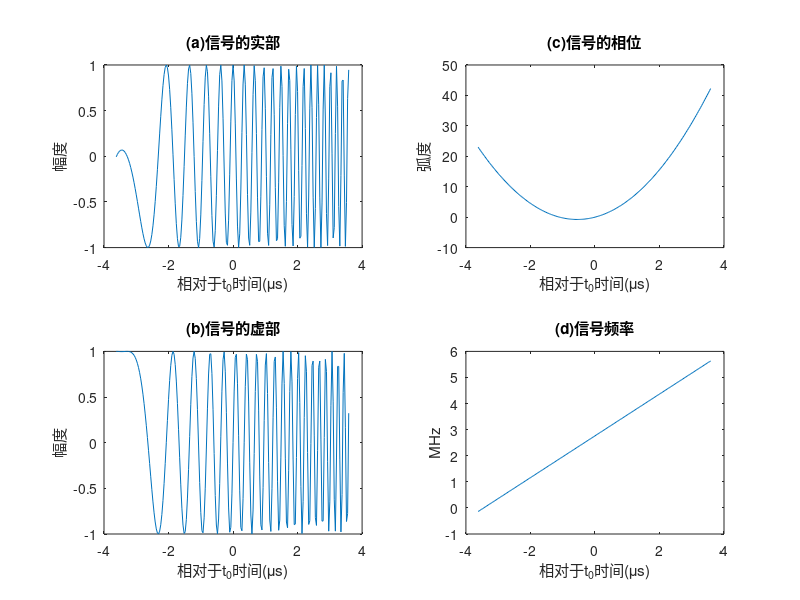
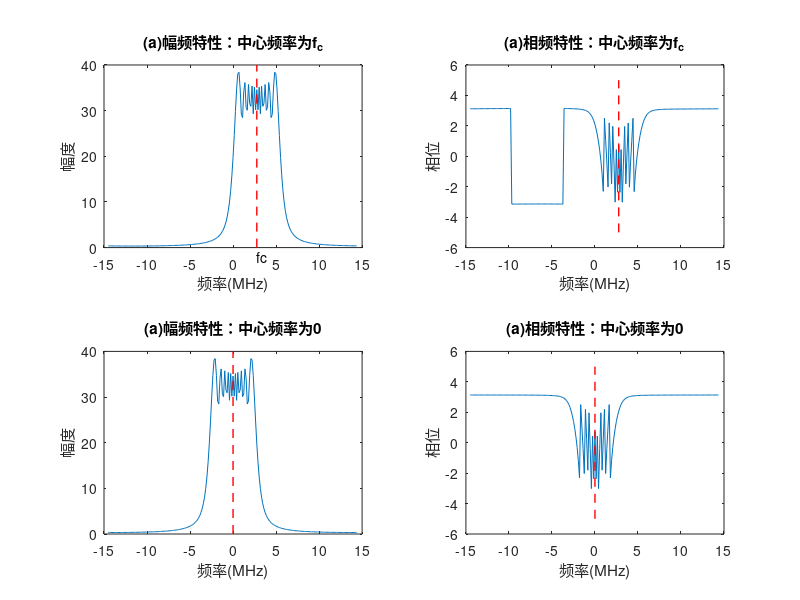
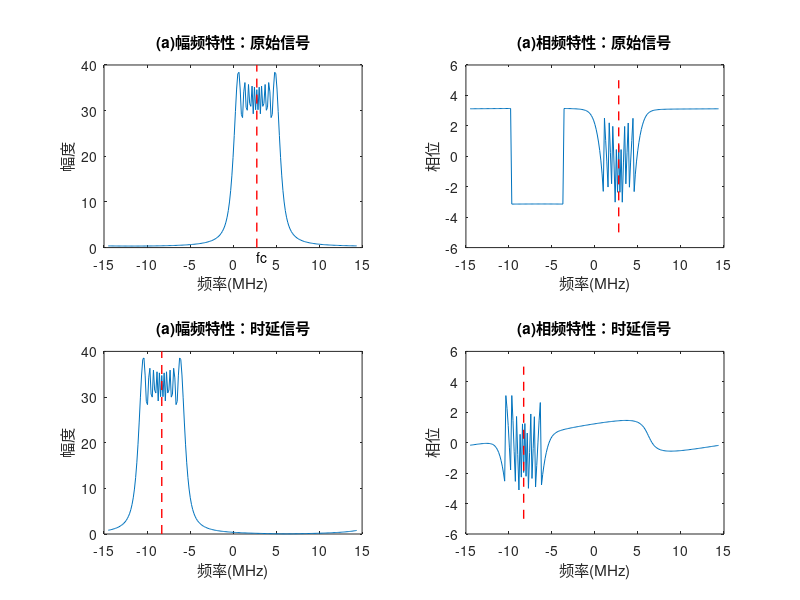
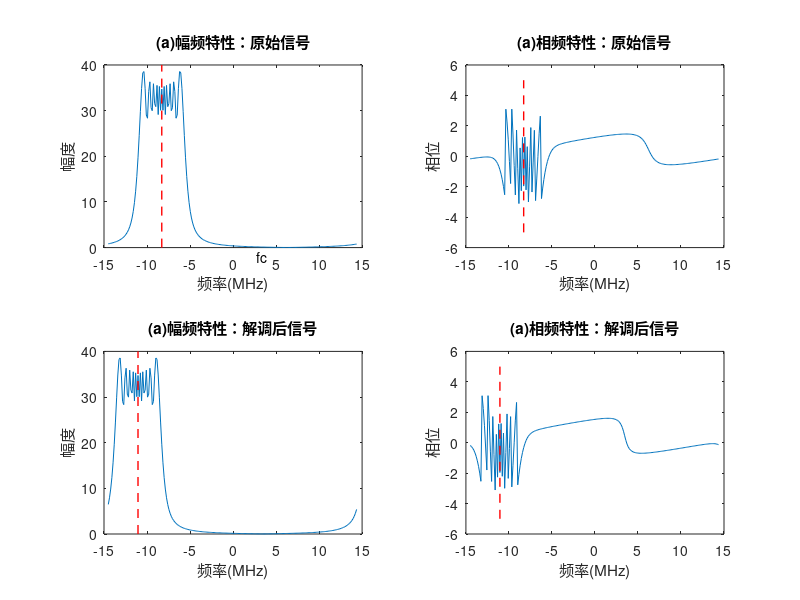

MATLAB code to generate these figures, in order: (Note: this script raises an error after producing the figures.)
close all;clear all;clc

C = 3e8;                    % 光速
fc = 2.7619e6;              % 中心频率 fc = 20/N*Fs=2.7619e6;
T = 7.24e-6;                % 信号持续时间
B = 5.8e6;                  % 信号带宽
K = B/T;                    % 调频率
ratio = 5;                  % 过采样率
Fs = ratio*B;               % 采样频率
dt = 1/Fs;                  % 采样间隔
N = ceil(T/dt);             % 采样点数
t = ((0:N-1)-N/2)/N*T;      % 时间轴
f = ((0:N-1)-N/2)/N*Fs;     % 频率轴
st1 = exp(1i*2*pi*(fc*t+1/2*K*t.^2));     % 生成信号
st2 = exp(1i*pi*K*t.^2);     % 生成信号

figure,set(gcf,'Color','w');
subplot(2,2,1),plot(t*1e6,real(st1));
title('(a)信号的实部'),xlabel('相对于t_{0}时间(\mus)'),ylabel('幅度');
subplot(2,2,2),plot(t*1e6,fc*t+pi*K*t.^2);
title('(c)信号的相位'),xlabel('相对于t_{0}时间(\mus)'),ylabel('弧度');
subplot(2,2,3),plot(t*1e6,imag(st1));
title('(b)信号的虚部'),xlabel('相对于t_{0}时间(\mus)'),ylabel('幅度');
subplot(2,2,4),plot(t*1e6,(fc+K*t)*1e-6);
title('(d)信号频率'),xlabel('相对于t_{0}时间(\mus)'),ylabel('MHz');

%% 中心频率对频谱的影响
sf1 = fftshift(fft(st1,[],2),2);           % 对st1做傅里叶变换并将零频搬移至中心 
sf2 = fftshift(fft(st2,[],2),2);

figure,set(gcf,'Color','w');
subplot(2,2,1),plot(f*1e-6,abs(sf1));
line([fc*1e-6,fc*1e-6],[0 40],'linestyle','--','Color','r', 'LineWidth', 1);
text(fc*1e-6,-2,'fc')
title('(a)幅频特性：中心频率为f_{c}'),xlabel('频率(MHz)'),ylabel('幅度');
subplot(2,2,2),plot(f*1e-6,angle(sf1));
line([fc*1e-6,fc*1e-6],[-5 5],'linestyle','--','Color','r', 'LineWidth', 1);
title('(a)相频特性：中心频率为f_{c}'),xlabel('频率(MHz)'),ylabel('相位');
subplot(2,2,3),plot(f*1e-6,abs(sf2));
line([0,0],[0 40],'linestyle','--','Color','r', 'LineWidth', 1);
title('(a)幅频特性：中心频率为0'),xlabel('频率(MHz)'),ylabel('幅度');
subplot(2,2,4),plot(f*1e-6,angle(sf2));
line([0,0],[-5 5],'linestyle','--','Color','r', 'LineWidth', 1);
title('(a)相频特性：中心频率为0'),xlabel('频率(MHz)'),ylabel('相位');

%% 时移对频谱的影响
tau =2500/N*T;                                        % 时延tau=3.4476 us
fc_tau = fc-K*tau+(ceil((fc-K*tau)/(-Fs)-1/2))*Fs;     % 时延后的中心频率

st3 = exp(1i*2*pi*(fc*t+1/2*K*t.^2));                 % 原始信号                                                                        
st4 = exp(1i*2*pi*(fc*(t-tau)+1/2*K*(t-tau).^2));     % 时延信号

sf3 = fftshift(fft(st3,[],2),2);
sf4 = fftshift(fft(st4,[],2),2);

figure,set(gcf,'Color','w');
subplot(2,2,1),plot(f*1e-6,abs(sf3));
line([fc*1e-6,fc*1e-6],[0 40],'linestyle','--','Color','r', 'LineWidth', 1);
text(fc*1e-6,-2,'fc')
title('(a)幅频特性：原始信号'),xlabel('频率(MHz)'),ylabel('幅度');
subplot(2,2,2),plot(f*1e-6,angle(sf3));
line([fc*1e-6,fc*1e-6],[-5 5],'linestyle','--','Color','r', 'LineWidth', 1);
title('(a)相频特性：原始信号'),xlabel('频率(MHz)'),ylabel('相位');
subplot(2,2,3),plot(f*1e-6,abs(sf4));
line([fc_tau*1e-6,fc_tau*1e-6],[0 40],'linestyle','--','Color','r', 'LineWidth', 1);
title('(a)幅频特性：时延信号'),xlabel('频率(MHz)'),ylabel('幅度');
subplot(2,2,4),plot(f*1e-6,angle(sf4));
line([(fc_tau)*1e-6,fc_tau*1e-6],[-5 5],'linestyle','--','Color','r', 'LineWidth', 1);
title('(a)相频特性：时延信号'),xlabel('频率(MHz)'),ylabel('相位');

%% 解调对频谱的影响 

tau =2500/N*T;                                         % 时延tau=3.4476 us
fc_tau = fc-K*tau+(ceil((fc-K*tau)/(-Fs)-1/2))*Fs;     % 时延后的中心频率
fc_jt = -K*tau+(ceil((-K*tau)/(-Fs)-1/2))*Fs;          % 时延后的中心频率

st5 = exp(1i*2*pi*(fc*(t-tau)+1/2*K*(t-tau).^2));      % 原始信号  
st6 = exp(1i*2*pi*(fc*(-tau)+1/2*K*(t-tau).^2));       % 解调后信号

sf5 = fftshift(fft(st5,[],2),2);          
sf6 = fftshift(fft(st6,[],2),2);

figure,set(gcf,'Color','w');
subplot(2,2,1),plot(f*1e-6,abs(sf5));
line([fc_tau*1e-6,fc_tau*1e-6],[0 40],'linestyle','--','Color','r', 'LineWidth', 1);
text(fc*1e-6,-2,'fc')
title('(a)幅频特性：原始信号'),xlabel('频率(MHz)'),ylabel('幅度');
subplot(2,2,2),plot(f*1e-6,angle(sf5));
line([fc_tau*1e-6,fc_tau*1e-6],[-5 5],'linestyle','--','Color','r', 'LineWidth', 1);
title('(a)相频特性：原始信号'),xlabel('频率(MHz)'),ylabel('相位');
subplot(2,2,3),plot(f*1e-6,abs(sf6));
line([fc_jt*1e-6,fc_jt*1e-6],[0 40],'linestyle','--','Color','r', 'LineWidth', 1);
title('(a)幅频特性：解调后信号'),xlabel('频率(MHz)'),ylabel('幅度');
subplot(2,2,4),plot(f*1e-6,angle(sf6));
line([(fc_jt)*1e-6,fc_jt*1e-6],[-5 5],'linestyle','--','Color','r', 'LineWidth', 1);
title('(a)相频特性：解调后信号'),xlabel('频率(MHz)'),ylabel('相位');


%% 脉冲压缩 -- 匹配滤波
tau =150/N*T;   
st7 = exp(1i*2*pi*(fc*(t-tau)+1/2*K*(t-tau).^2));         % 基本信号
st8 = [zeros(1,N/2),st7,zeros(1,N/2)];                    % 补零信号
Nfft = 2*N; 
f_h = ((0:Nfft-1)-Nfft/2)/Nfft*Fs;

Sf = fftshift(fft(st8,[],2),2);                           % 实际信号的傅里叶变换
Hf1 = fftshift(fft(conj(fliplr(st7)),Nfft,2),2);          % 方式1的匹配滤波器
Hf2 = fftshift(conj(fft(st7,Nfft,2)),2);                  % 方式2的匹配滤波器
Hf3 = exp(1i*pi*f_h.^2/K);                                % 方式3的匹配滤波器

S1 = ifft(ifftshift(Sf.*Hf1,2),[],2);
S2 = ifft(ifftshift(Sf.*Hf2,2),[],2);
S3 = ifft(ifftshift(Sf.*Hf3,2),[],2);

figure,set(gcf,'Color','w');
subplot(2,2,1),plot(real(st8));
title('原始信号'),xlabel('采样点'),ylabel('实部');
subplot(2,2,2),plot(abs(S1));
title('方式1匹配滤波'),xlabel('采样点'),ylabel('幅度');
subplot(2,2,3),plot(abs(S2));
title('方式2匹配滤波'),xlabel('采样点'),ylabel('幅度');
subplot(2,2,4),plot(abs(S3));
title('方式3匹配滤波'),xlabel('采样点'),ylabel('幅度');

%% 脉冲压缩--解线性调频
tau =100/N*T;                                                               % 目标1信号时延
tref =130/N*T;                                                              % 参考信号时延（目标1）
fdc1 = -K*(tau-tref);
fdc2 = 0;
st9 = (abs(t-tau)<T/2).*exp(1i*2*pi*(fc*(t-tau)+1/2*K*(t-tau).^2));         % 目标1信号
st10 = exp(1i*2*pi*(fc*(t-tref)+1/2*K*(t-tref).^2));                        % 参考信号
st11 = st9.*conj(st10);                                                     % 目标1差频
st12 = st10.*conj(st10);                                                    % 参考目标差频
Sd1 = fftshift(fft(st11,[],2),2);                                           % 目标1差频频谱                           
Sd2 = fftshift(fft(st12,[],2),2);                                           % 参考目标差频频谱
Hrvp = exp(-1i*pi/K*f.^2);                                                  % 去斜滤波器
Sdc1 = Sd1.*Hrvp;                                                           % 去斜
Sdc2 = Sd2.*Hrvp;                                                           % 去斜
figure,set(gcf,'Color','w');
subplot(2,2,1),plot(f*1e-6,abs(Sd1));
line([fdc1*1e-6,fdc1*1e-6],[0 120],'linestyle','--','Color','r', 'LineWidth', 1)
title('目标1解调'),xlabel('频率（MHz）'),ylabel('幅度');
subplot(2,2,3),plot(f*1e-6,abs(Sdc1));
line([fdc1*1e-6,fdc1*1e-6],[0 120],'linestyle','--','Color','r', 'LineWidth', 1)
title('目标1去斜'),xlabel('频率（MHz）'),ylabel('幅度');
subplot(2,2,2),plot(f*1e-6,abs(Sd2));
line([fdc2*1e-6,fdc2*1e-6],[0 250],'linestyle','--','Color','r', 'LineWidth', 1)
title('参考目标解调'),xlabel('频率（MHz）'),ylabel('幅度');
subplot(2,2,4),plot(f*1e-6,abs(Sdc2));
line([fdc2*1e-6,fdc2*1e-6],[0 250],'linestyle','--','Color','r', 'LineWidth', 1)
title('参考目标去斜'),xlabel('频率（MHz）'),ylabel('幅度');

% 多目标混频输出
tau1 =100/N*T;                                                               % 目标1信号时延
tau2 =160/N*T;                                                               % 目标2信号时延
fdc1 = -K*(tau1-tref);
fdc2 = -K*(tau2-tref);

st13 = (abs(t-tau)<T/2).*exp(1i*2*pi*(fc*(t-tau1)+1/2*K*(t-tau1).^2)); 
st14 = (abs(t-tau)<T/2).*exp(1i*2*pi*(fc*(t-tau2)+1/2*K*(t-tau2).^2)); 
st15 = st13+st14;
st16 = st15.*conj(st10); 
sf17 = fftshift(fft(st16,[],2),2);
sf18 = sf17.*Hrvp;
figure,set(gcf,'Color','w');
plot(f*1e-6,abs(sf18));
line([fdc1*1e-6,fdc1*1e-6],[0 150],'linestyle','--','Color','r', 'LineWidth', 1)
line([fdc2*1e-6,fdc2*1e-6],[0 150],'linestyle','--','Color','r', 'LineWidth', 1)
title('混频信号脉压'),xlabel('频率（MHz）'),ylabel('幅度');
